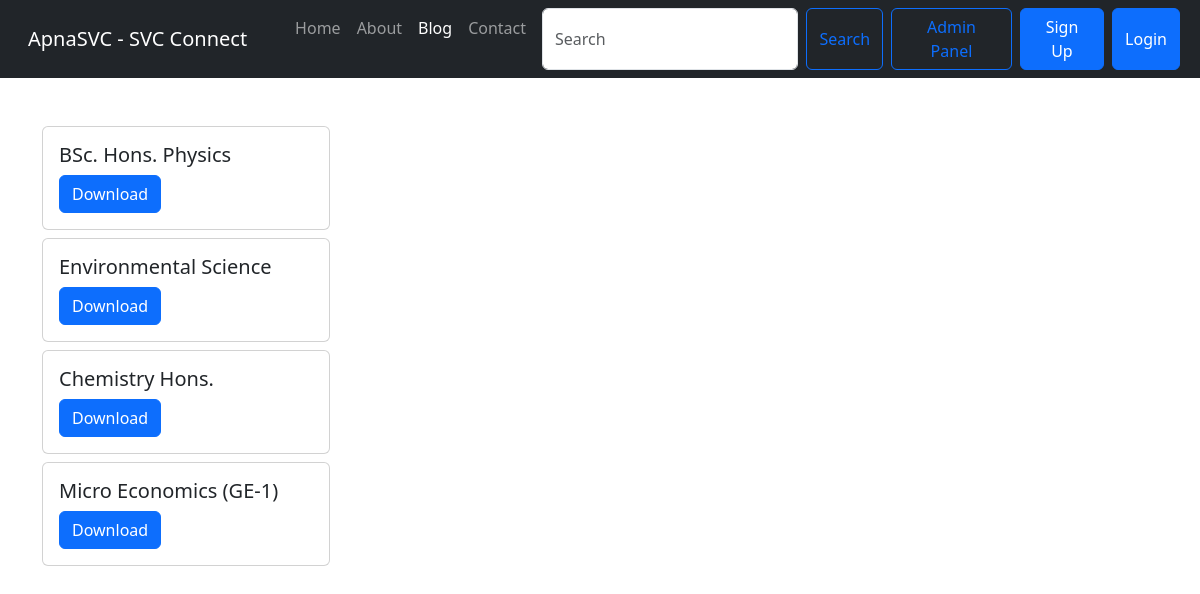
The app's page /study/ with its own data.
### study/models.py (models this page shows)
class studyresource(models.Model):
    courseid = models.AutoField(primary_key=True)
    course = models.CharField(max_length = 255)
    file = models.FileField(upload_to='uploads/')

### study/views.py (the view)
# urls.py: path('', views.study_resource_list, name='study_resource_list'),
def study_resource_list(request):
    allPosts= studyresource.objects.all()
    context={'allPosts': allPosts}
    return render(request, 'study_resource_list.html', context)

### study/templates/study_resource_list.html (shortened to what this page needs)
{%extends 'base.html' %}
{% block blogactive %} active {% endblock blogactive %}
{% block body %}
<form action='/summarize' method='get'>
<div class = 'container mx-15 my-5' >
    {% for resource in allPosts %}
    <div class="card my-2" style="width: 18rem;">
        <div class="card-body">
          <h5 class="card-title">{{ resource.course }}</h5>
          <a href="{{ resource.file.url }}" class="btn btn-primary">Download</a>
        </div>
      </div>
{% endfor %}
{%endblock%}

### records on screen
studyresource: course "BSc. Hons. Physics"
studyresource: course "Environmental Science"
studyresource: course "Chemistry Hons."
studyresource: course "Micro Economics (GE-1)"
